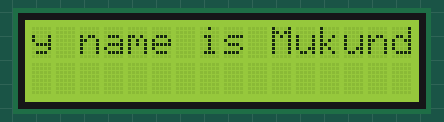
Bench run of a sketch on a simulated Arduino Uno, built with avr-gcc and run on an emulated ATmega328P. Parts: 16×2 character LCD.

Above: at 0.14 s.
At 0.74 s:
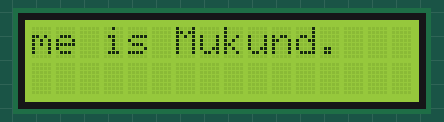
At 1.34 s:
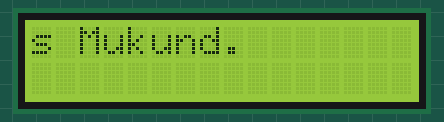
At 2.7 s:
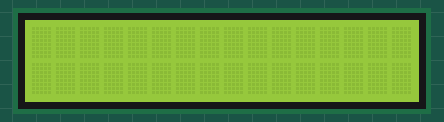
At 4.64 s:
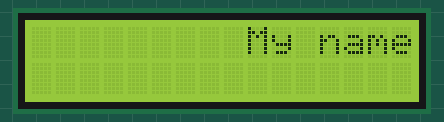
At 6.59 s:
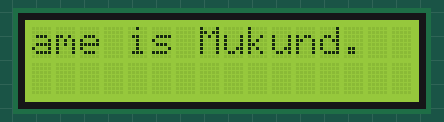

Measured:
- by itself, everything shown: repeats every 6.0 s, in 34 steps
- what the display in image 3 shows lasts 1.1 s, from 2.6 s to 3.7 s

The sketch:

Scrolling_LCD.ino
```cpp
#include <LiquidCrystal.h>

LiquidCrystal lcd(2, 4, 8, 9, 10, 11);

void setup(){
  lcd.begin(16, 2);
  Serial.begin(9600);
  lcd.print("My name is Mukund.");
}

void loop(){
  lcd.scrollDisplayLeft();
  delay(150);

}
```
